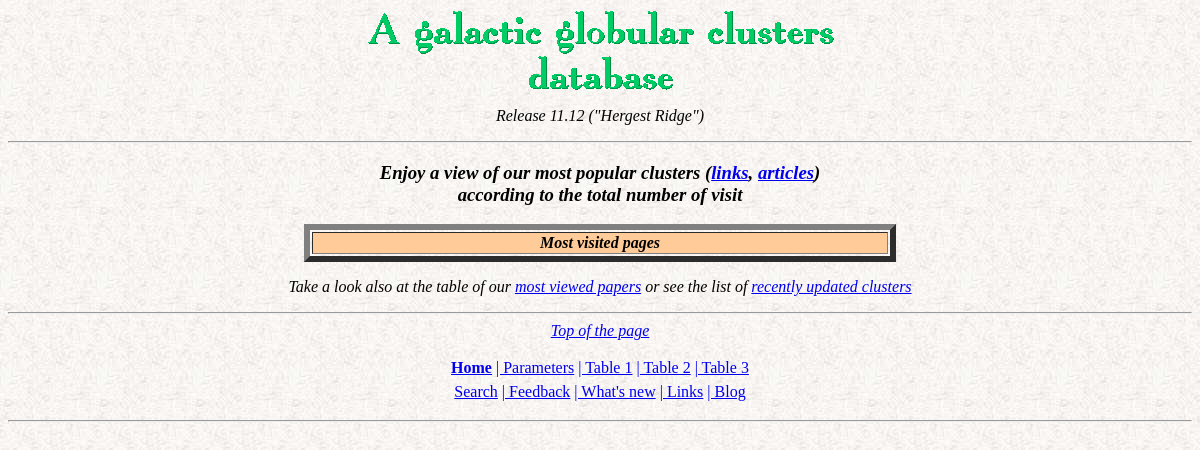
/vclusters.php, run on an earlier commit of the app's database.
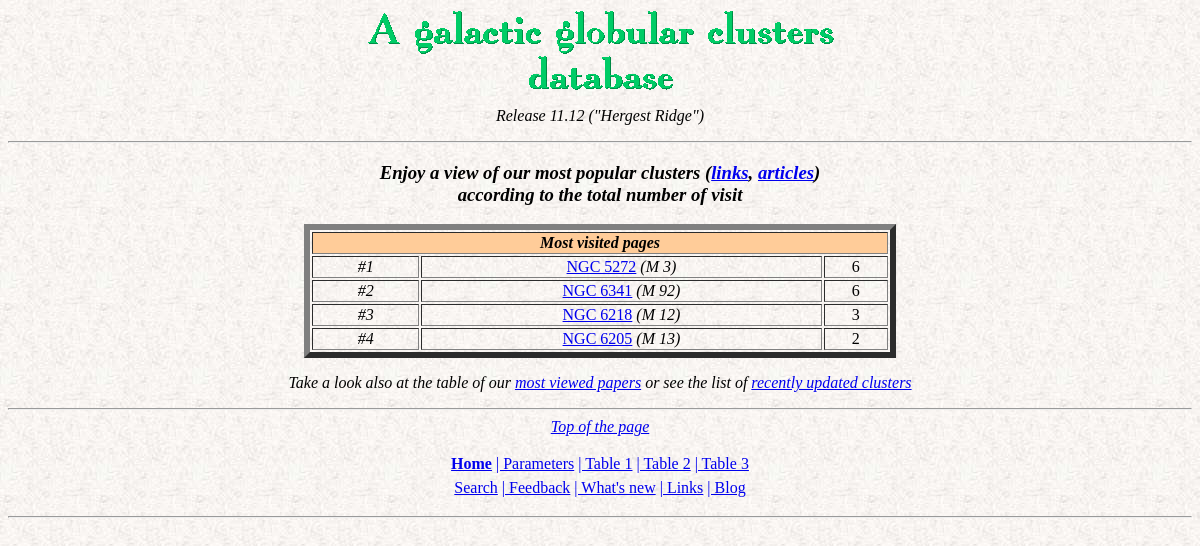
And on a later commit of the database.
### tables this page shows
CREATE TABLE `accesscount` (
  `ID` varchar(14) NOT NULL DEFAULT '',
  `Name` varchar(14) DEFAULT NULL,
  `n_vis` smallint(6) NOT NULL DEFAULT '0',
  `updated` date NOT NULL DEFAULT '0000-00-00',
  `var_count` smallint(6) NOT NULL DEFAULT '0'
);

### vclusters.php (the view, shortened to what this page needs)
<html>
<head><title>GGCs database: "Top 25 clusters"</title></head>
<body background="backgr2.jpg" vlink="#3333CC">
<?php include 'inte2.php'?>
<center><h3><i>
    Enjoy a view of our most popular clusters
    (<a href="vlinks.php">links</a>,
    <a href="vbiblio.php">articles</a>)
    <br> according to the total number of visit</i></h3>
<p>
<?php
$querylink2 = "SELECT * FROM accesscount ORDER BY n_vis DESC LIMIT 25";
$res_visited = mysql_query($querylink2) or die("Query failed");
?>
<table border=6 width=50%><tr>
<td bgcolor="#FFCC99" align="center" width=100% colspan="3"><i><b>
Most visited pages</b>
</td></tr>
<?
$nvisited=1;
while ($l_visited = mysql_fetch_array($res_visited)){
echo '<tr><td align=center><i>';
echo '#'.$nvisited;
echo '</i></td>';
echo '<td width=70%><center>';
print "<a href=\"cluster_4.php?ggc=".urlencode($l_visited[0])."\">".$l_visited[0]."</a>";
if ($l_visited[1])
   {
     echo '<i> (';
     echo $l_visited[1];
     echo ')</i> ';
   }
echo '<i><td align=center> ';
echo $l_visited[2];
print "</td></tr>\n";
$nvisited++;
}
?>
</center>
<p>
<i>Take a look also at the table of our <a href="vbiblio.php">most viewed papers</a> or see the list of
	 <a href="uclusters.php">recently updated clusters</a></i>
<p>
</body>
</html>

What changed in the data, as far as the page shows it:
added accesscount: ID "NGC 5272", Name "M 3", n_vis "6"
added accesscount: ID "NGC 6341", Name "M 92", n_vis "6"
added accesscount: ID "NGC 6218", Name "M 12", n_vis "3"
added accesscount: ID "NGC 6205", Name "M 13", n_vis "2"
